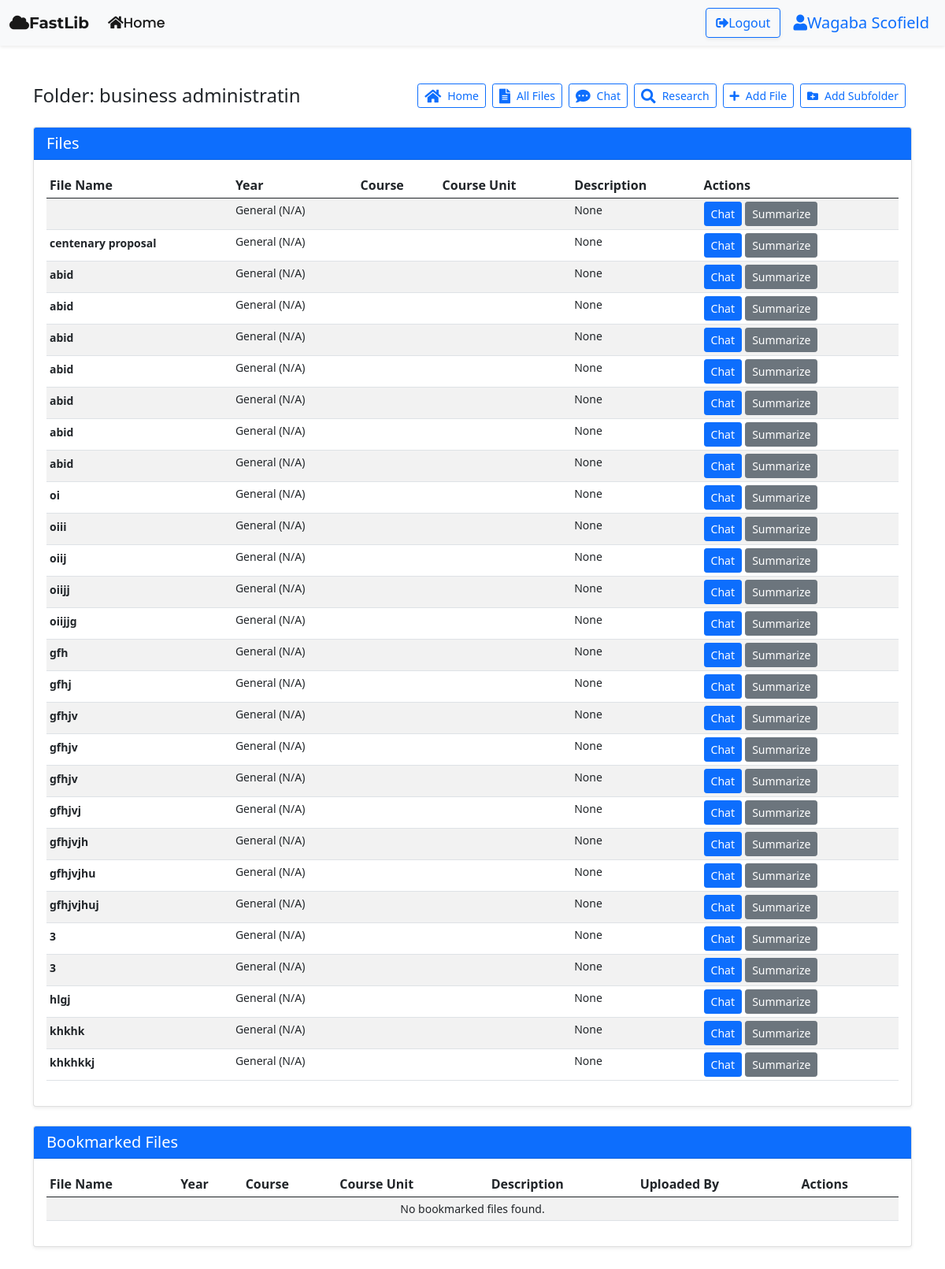
The app's page /folder/6/ (signed in) with its own data.
### googledriveapp/models.py (models this page shows, shortened)
class Folder(models.Model):
    foldername = models.CharField(max_length=50)
    folderdesc = models.CharField(max_length=255)
    folderuser = models.ForeignKey(User, on_delete=models.CASCADE)
    parent_folder = models.ForeignKey('self', on_delete=models.CASCADE, null=True, blank=True, related_name='subfolders')

class File(models.Model):
    filetitle = models.CharField(max_length=50)
    folder = models.ForeignKey(Folder, on_delete=models.CASCADE, related_name='files')
    file = models.FileField(upload_to="Files")
    year = models.CharField(max_length=20, choices=YEAR_CHOICES, default='General (N/A)')
    course = models.CharField(max_length=100)
    course_unit = models.CharField(max_length=100)
    description = models.TextField(blank=True, null=True)
    likes = models.ManyToManyField(User, related_name='liked_files', blank=True)
    namespace = models.CharField(max_length=255, unique=True, null=True, blank=True)  # Allow NULL values

### googledriveapp/views.py (the view, shortened to what this page needs)
# urls.py: path("folder/<int:folderid>/", views.folder, name="folder"),
@login_required
def folder(request, folderid):
    if request.user.is_authenticated:
        folder_obj = get_object_or_404(Folder, id=folderid)
        files = File.objects.filter(folder=folder_obj)
        bookmarked_files = folder_obj.bookmarks.values_list('file', flat=True)
        subfolders = folder_obj.subfolders.all()
        context = {
            'folder': folder_obj,
            'files': files,
            'year_choices': YEAR_CHOICES,
            'bookmarked_files': bookmarked_files,
            'subfolders': subfolders,
        }
        return render(request, 'googledriveapp/folder.html', context)
    else:
        return redirect('login')

### googledriveapp/templates/googledriveapp/folder.html (shortened to what this page needs)
{% extends 'googledriveapp/base.html' %}
{% load static %}
{% block body %}
<div class="container my-5">
  <div class="d-flex justify-content-between align-items-center mb-4">
    <h4 class="mb-0 title-text">Folder: {{ folder.foldername }}</h4>
    <div class="d-flex">
      <a href="{% url 'index' %}" class="btn btn-outline-primary btn-sm me-2">
        <i class="fas fa-home fa-lg me-2"></i>Home
      </a>
      <a href="{% url 'all_files' %}" class="btn btn-outline-primary btn-sm me-2">
        <i class="fas fa-file-alt fa-lg me-2"></i>All Files
      </a>
      <a href="{% url 'chatbot2' %}" class="btn btn-outline-primary btn-sm me-2">
        <i class="fas fa-comment-dots fa-lg me-2"></i>Chat
      </a>
      <a href="{% url 'research' %}" class="btn btn-outline-primary btn-sm me-2">
        <i class="fas fa-search fa-lg me-2"></i>Research
      </a>
      <button type="button" class="btn btn-outline-primary btn-sm me-2" data-bs-toggle="modal" data-bs-target="#addFileModal">
        <i class="fas fa-plus me-2"></i>Add File
      </button>
      <button type="button" class="btn btn-outline-primary btn-sm me-2" data-bs-toggle="modal" data-bs-target="#addSubfolderModal">
        <i class="fas fa-folder-plus me-2"></i>Add Subfolder
      </button>
    </div>
  </div>
  <div class="row">
    <div class="col-12">
      <div class="card shadow-sm mb-4">
        <div class="card-header bg-primary text-white">
          <h5 class="card-title mb-0">Files</h5>
        </div>
        <div class="card-body">
          <div class="table-responsive">
            <table class="table table-hover table-striped table-sm">
              <thead class="thead-dark">
                <tr>
                  <th>File Name</th>
                  <th>Year</th>
                  <th>Course</th>
                  <th>Course Unit</th>
                  <th>Description</th>
                  <th>Actions</th>
                </tr>
              </thead>
              <tbody>
                {% for file in files %}
                <tr>
                  <td><strong class="small">{{ file.filetitle }}</strong></td>
                  <td class="small">{{ file.year }}</td>
                  <td class="small">{{ file.course }}</td>
                  <td class="small">{{ file.course_unit }}</td>
                  <td class="small">{{ file.description|truncatechars:50 }}</td>
                  <td>
                    <a href="{% url 'chat_with_document' file.id %}" class="btn btn-primary btn-sm">Chat</a>
                    <a href="{% url 'summarize_next_page' file.id %}" class="btn btn-secondary btn-sm summarize-btn" data-file-id="{{ file.id }}">Summarize</a>
                  </td>
                </tr>
                {% empty %}
                <tr>
                  <td colspan="6" class="text-center small">No files found.</td>
                </tr>
                {% endfor %}
              </tbody>
            </table>
          </div>
        </div>
      </div>
      <div class="card shadow-sm">
        <div class="card-header bg-primary text-white">
          <h5 class="card-title mb-0">Bookmarked Files</h5>
        </div>
        <div class="card-body">
          <div class="table-responsive">
            <table class="table table-hover table-striped table-sm">
              <thead class="thead-dark">
                <tr>
                  <th>File Name</th>
                  <th>Year</th>
                  <th>Course</th>
                  <th>Course Unit</th>
                  <th>Description</th>
                  <th>Uploaded By</th>
                  <th>Actions</th>
                </tr>
              </thead>
              <tbody>
                {% for bookmark in folder.bookmarks.all %}
                <tr>
                  <td><strong class="small">{{ bookmark.file.filetitle }}</strong></td>
                  <td class="small">{{ bookmark.file.year }}</td>
                  <td class="small">{{ bookmark.file.course }}</td>
                  <td class="small">{{ bookmark.file.course_unit }}</td>
                  <td class="small">{{ bookmark.file.description|truncatechars:50 }}</td>
                  <td class="small">{{ bookmark.file.folder.folderuser.username }}</td>
                  <td>
                    <a href="{% url 'chat_with_document' bookmark.file.id %}" class="btn btn-primary btn-sm">Chat</a>
                    <a href="{% url 'summarize_next_page' bookmark.file.id %}" class="btn btn-secondary btn-sm summarize-btn" data-file-id="{{ bookmark.file.id }}">Summarize</a>
                  </td>
                </tr>
                {% empty %}
                <tr>
                  <td colspan="7" class="text-center small">No bookmarked files found.</td>
                </tr>
                {% endfor %}
              </tbody>
            </table>
          </div>
        </div>
      </div>
    </div>
  </div>
</div>
{% endblock body %}

### googledriveapp/templates/googledriveapp/base.html (shortened to what this page needs)
<!DOCTYPE html>
<html lang="en">
  <head>
    <link
      href="https://cdn.jsdelivr.net/npm/bootstrap@5.0.1/dist/css/bootstrap.min.css"
      rel="stylesheet"
    />
    <link
      rel="stylesheet"
      href="https://cdnjs.cloudflare.com/ajax/libs/font-awesome/5.15.3/css/all.min.css"
    />
  </head>
  <body>
    <nav class="navbar navbar-expand-lg navbar-light bg-light shadow-sm">
      <div class="container-fluid">
        <a class="navbar-brand" href="{% url 'index' %}"
          ><i class="fas fa-cloud mr-2"></i>FastLib</a
        >
        <div class="collapse navbar-collapse" id="navbarSupportedContent">
          <ul class="navbar-nav me-auto mb-2 mb-lg-0">
            {% if user.is_authenticated %}
            <li class="nav-item">
              <a
                class="nav-link active"
                aria-current="page"
                href="{% url 'index' %}"
                ><i class="fas fa-home mr-1"></i>Home</a
              >
            </li>
            {% endif %}
          </ul>
          {% if user.is_authenticated %}
          <a
            href="{% url 'logout' %}"
            class="btn btn-outline-primary mx-2 shadow-sm"
            ><i class="fas fa-sign-out-alt mr-1"></i>Logout</a
          >
          <h5 class="text-primary my-2 mx-2">
            <i class="fas fa-user mr-1"></i>{{user.get_full_name}}
          </h5>
          {% endif %}
        </div>
      </div>
    </nav>
    {% block body %}{% endblock body %}
  </body>
</html>

### googledriveapp/templates/googledriveapp/base.html (style rules this page uses)
body { overflow-x: hidden; background-color: #f8f9fa; font-family: 'Poppins', sans-serif; }
.navbar-brand { font-family: 'Montserrat', sans-serif; font-size: 1.8rem; font-weight: 700; color: #007bff; }
.navbar-nav .nav-link { font-family: 'Poppins', sans-serif; font-size: 1.1rem; font-weight: 500; color: #333; transition: color 0.3s ease; }
.btn-outline-primary { border-color: #007bff; color: #007bff; transition: background-color 0.3s ease, color 0.3s ease; }

### records on screen
Folder: foldername "business administratin"
File: year "General (N/A)", description "None"
File: filetitle "centenary proposal", year "General (N/A)", description "None"
File: filetitle "abid", year "General (N/A)", description "None"
File: filetitle "abid", year "General (N/A)", description "None"
File: filetitle "abid", year "General (N/A)", description "None"
File: filetitle "abid", year "General (N/A)", description "None"
File: filetitle "abid", year "General (N/A)", description "None"
File: filetitle "abid", year "General (N/A)", description "None"
File: filetitle "abid", year "General (N/A)", description "None"
File: filetitle "oi", year "General (N/A)", description "None"
File: filetitle "oiii", year "General (N/A)", description "None"
File: filetitle "oiij", year "General (N/A)", description "None"
File: filetitle "oiijj", year "General (N/A)", description "None"
File: filetitle "oiijjg", year "General (N/A)", description "None"
File: filetitle "gfh", year "General (N/A)", description "None"
File: filetitle "gfhj", year "General (N/A)", description "None"
File: filetitle "gfhjv", year "General (N/A)", description "None"
File: filetitle "gfhjv", year "General (N/A)", description "None"
File: filetitle "gfhjv", year "General (N/A)", description "None"
File: filetitle "gfhjvj", year "General (N/A)", description "None"
File: filetitle "gfhjvjh", year "General (N/A)", description "None"
File: filetitle "gfhjvjhu", year "General (N/A)", description "None"
File: filetitle "gfhjvjhuj", year "General (N/A)", description "None"
File: filetitle "3", year "General (N/A)", description "None"
File: filetitle "3", year "General (N/A)", description "None"
File: filetitle "hlgj", year "General (N/A)", description "None"
File: filetitle "khkhk", year "General (N/A)", description "None"
File: filetitle "khkhkkj", year "General (N/A)", description "None"

### other values on screen
{{ user.get_full_name }} "Wagaba Scofield"
